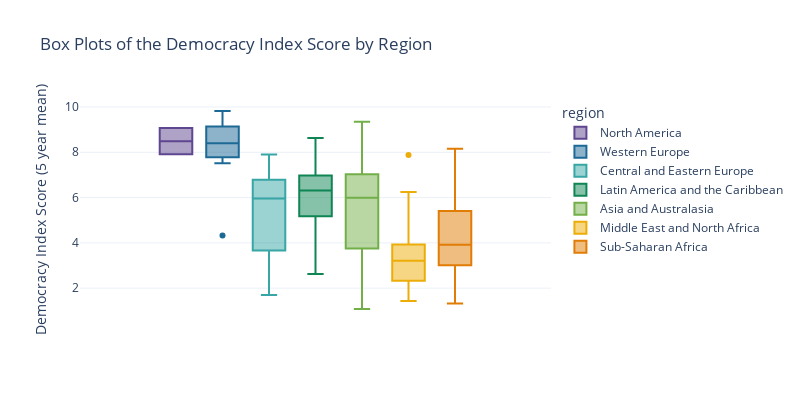

Notebook cell for this chart:
### Markdown cell above
### Box Plot of democracy index data

### Code cell
# read in democracy data
dem_idx = pd.read_csv('./data/democracy_index_data.csv')

# create box plot
fig = px.box(dem_idx,
            y="five_year_mean",
            color="region",
            template='plotly_white',
            color_discrete_sequence=px.colors.qualitative.Prism,
            title= 'Box Plots of the Democracy Index Score by Region',
            width=800,
            height=400,
            )
fig.update_yaxes(title_text='Democracy Index Score (5 year mean)')
fig.show()

### Figure 1 — Plotly figure (JSON) as saved in the notebook; plotly's stock layout.template omitted (floating-point values rounded to 4 significant figures)
{"data": [{"alignmentgroup": "True", "hovertemplate": "region=North America<br>five_year_mean=%{y}<extra></extra>", "legendgroup": "North America", "marker": {"color": "rgb(95, 70, 144)"}, "name": "North America", "notched": false, "offsetgroup": "North America", "orientation": "v", "showlegend": true, "type": "box", "x0": " ", "xaxis": "x", "y": [9.072, 7.908], "y0": " ", "yaxis": "y"}, {"alignmentgroup": "True", "hovertemplate": "region=Western Europe<br>five_year_mean=%{y}<extra></extra>", "legendgroup": "Western Europe", "marker": {"color": "rgb(29, 105, 150)"}, "name": "Western Europe", "notched": false, "offsetgroup": "Western Europe", "orientation": "v", "showlegend": true, "type": "box", "x0": " ", "xaxis": "x", "y": [8.202, 7.616, 7.51, 9.192, 9.23, 7.994, 8.7, 7.528, 9.446, 9.114, 7.668, 8.758, 7.822, 8.948, 9.822, 7.908, 8.1, 9.338, 8.986, 4.328, 8.394], "y0": " ", "yaxis": "y"}, {"alignmentgroup": "True", "hovertemplate": "region=Central and Eastern Europe<br>five_year_mean=%{y}<extra></extra>", "legendgroup": "Central and Eastern Europe", "marker": {"color": "rgb(56, 166, 165)"}, "name": "Central and Eastern Europe", "notched": false, "offsetgroup": "Central and Eastern Europe", "orientation": "v", "showlegend": true, "type": "box", "x0": " ", "xaxis": "x", "y": [6.094, 5.36, 2.726, 2.52, 4.944, 6.788, 6.528, 7.752, 7.902, 5.31, 6.592, 3.036, 4.29, 7.358, 7.324, 5.942, 5.926, 5.972, 6.796, 6.43, 2.976, 6.346, 7.068, 7.566, 1.936, 1.696, 5.678, 2.076], "y0": " ", "yaxis": "y"}, {"alignmentgroup": "True", "hovertemplate": "region=Latin America and the Caribbean<br>five_year_mean=%{y}<extra></extra>", "legendgroup": "Latin America and the Caribbean", "marker": {"color": "rgb(15, 133, 84)"}, "name": "Latin America and the Caribbean", "notched": false, "offsetgroup": "Latin America and the Caribbean", "orientation": "v", "showlegend": true, "type": "box", "x0": " ", "xaxis": "x", "y": [6.93, 4.956, 6.878, 8.094, 6.866, 8.144, 2.784, 6.448, 6.026, 5.758, 5.026, 6.284, 3.998, 5.332, 7.074, 5.834, 3.194, 7.008, 6.082, 6.348, 6.91, 7.16, 8.626, 2.628], "y0": " ", "yaxis": "y"}, {"alignmentgroup": "True", "hovertemplate": "region=Asia and Australasia<br>five_year_mean=%{y}<extra></extra>", "legendgroup": "Asia and Australasia", "marker": {"color": "rgb(115, 175, 72)"}, "name": "Asia and Australasia", "notched": false, "offsetgroup": "Asia and Australasia", "orientation": "v", "showlegend": true, "type": "box", "x0": " ", "xaxis": "x", "y": [1.862, 8.95, 5.884, 5.512, 3.26, 2.4, 5.716, 5.724, 6.938, 6.518, 8.118, 1.964, 7.154, 6.45, 2.436, 4.916, 9.35, 1.08, 4.234, 6.046, 6.652, 6.176, 8.04, 6.242, 8.476, 5.94, 7.112, 2.954], "y0": " ", "yaxis": "y"}, {"alignmentgroup": "True", "hovertemplate": "region=Middle East and North Africa<br>five_year_mean=%{y}<extra></extra>", "legendgroup": "Middle East and North Africa", "marker": {"color": "rgb(237, 173, 8)"}, "name": "Middle East and North Africa", "notched": false, "offsetgroup": "Middle East and North Africa", "orientation": "v", "showlegend": true, "type": "box", "x0": " ", "xaxis": "x", "y": [3.742, 2.558, 3.042, 2.188, 3.612, 7.878, 3.628, 3.864, 4.126, 2.034, 5.042, 3.044, 3.982, 3.384, 2.02, 2.466, 1.43, 6.244, 2.804, 1.95], "y0": " ", "yaxis": "y"}, {"alignmentgroup": "True", "hovertemplate": "region=Sub-Saharan Africa<br>five_year_mean=%{y}<extra></extra>", "legendgroup": "Sub-Saharan Africa", "marker": {"color": "rgb(225, 124, 5)"}, "name": "Sub-Saharan Africa", "notched": false, "offsetgroup": "Sub-Saharan Africa", "orientation": "v", "showlegend": true, "type": "box", "x0": " ", "xaxis": "x", "y": [3.666, 4.776, 7.74, 3.888, 2.176, 7.722, 2.804, 1.388, 1.622, 3.27, 3.022, 4.15, 1.326, 2.766, 1.92, 2.19, 3.068, 3.328, 3.512, 4.402, 6.538, 2.792, 2.51, 5.088, 6.394, 5.396, 5.592, 5.676, 4.194, 3.944, 8.16, 3.606, 6.448, 3.458, 4.2, 3.162, 5.776, 4.876, 7.126, 5.174, 2.998, 4.838, 5.416, 3.064], "y0": " ", "yaxis": "y"}], "layout": {"boxmode": "group", "height": 400, "legend": {"title": {"text": "region"}, "tracegroupgap": 0}, "title": {"text": "Box Plots of the Democracy Index Score by Region"}, "width": 800, "xaxis": {"anchor": "y", "domain": [0, 1]}, "yaxis": {"anchor": "x", "domain": [0, 1], "title": {"text": "Democracy Index Score (5 year mean)"}}}}
